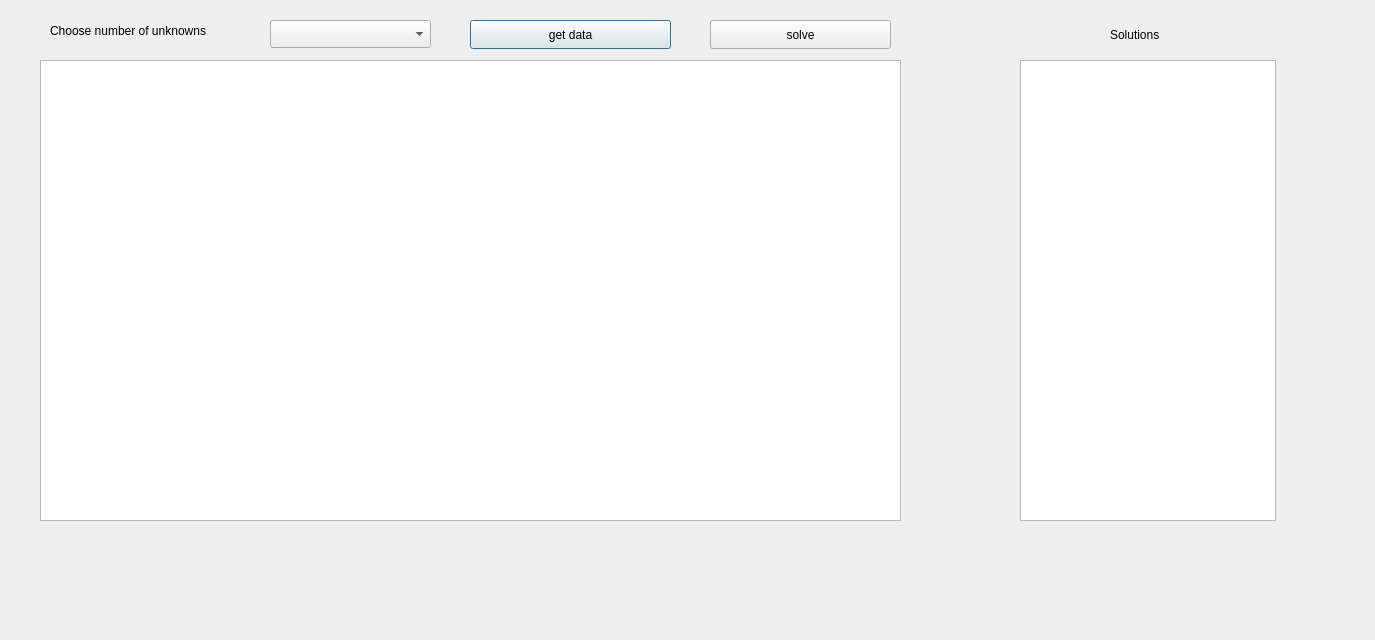
<?xml version="1.0" encoding="UTF-8"?>
<ui version="4.0">
 <class>DialogSolverSLE</class>
 <widget class="QDialog" name="DialogSolverSLE">
  <property name="geometry">
   <rect>
    <x>0</x>
    <y>0</y>
    <width>1375</width>
    <height>640</height>
   </rect>
  </property>
  <property name="windowTitle">
   <string>Dialog</string>
  </property>
  <widget class="QComboBox" name="comboBoxRows">
   <property name="geometry">
    <rect>
     <x>270</x>
     <y>20</y>
     <width>161</width>
     <height>28</height>
    </rect>
   </property>
  </widget>
  <widget class="QTableWidget" name="tableWidget">
   <property name="geometry">
    <rect>
     <x>40</x>
     <y>60</y>
     <width>861</width>
     <height>461</height>
    </rect>
   </property>
  </widget>
  <widget class="QPushButton" name="getDataButton">
   <property name="geometry">
    <rect>
     <x>470</x>
     <y>20</y>
     <width>201</width>
     <height>29</height>
    </rect>
   </property>
   <property name="text">
    <string>get data</string>
   </property>
  </widget>
  <widget class="QTableWidget" name="solutionTableWidget">
   <property name="geometry">
    <rect>
     <x>1020</x>
     <y>60</y>
     <width>256</width>
     <height>461</height>
    </rect>
   </property>
  </widget>
  <widget class="QPushButton" name="solveButton">
   <property name="geometry">
    <rect>
     <x>710</x>
     <y>20</y>
     <width>181</width>
     <height>29</height>
    </rect>
   </property>
   <property name="text">
    <string>solve</string>
   </property>
  </widget>
  <widget class="QLabel" name="label">
   <property name="geometry">
    <rect>
     <x>50</x>
     <y>10</y>
     <width>231</width>
     <height>41</height>
    </rect>
   </property>
   <property name="text">
    <string>Choose number of unknowns</string>
   </property>
  </widget>
  <widget class="QLabel" name="label_2">
   <property name="geometry">
    <rect>
     <x>1110</x>
     <y>19</y>
     <width>81</width>
     <height>31</height>
    </rect>
   </property>
   <property name="text">
    <string>Solutions</string>
   </property>
  </widget>
 </widget>
 <resources/>
 <connections/>
</ui>
